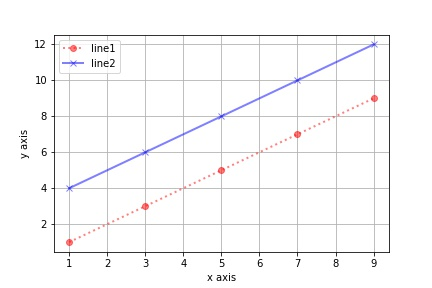

Generate this figure with Python:

import numpy as np
import matplotlib.pyplot as plt
x=np.arange(1,10,2)
y=x
plt.plot(x,y,linewidth=2.0,linestyle=':',color='red',alpha=0.5,marker='o')
plt.plot(x,y+3,linewidth=2.0,linestyle='-',color='blue',alpha=0.5,marker='x')
plt.xlabel('x axis')
plt.ylabel('y axis')
plt.legend(['line1','line2'],loc='best')
plt.grid(True)
plt.savefig('output/linegraph.jpeg')
plt.show()